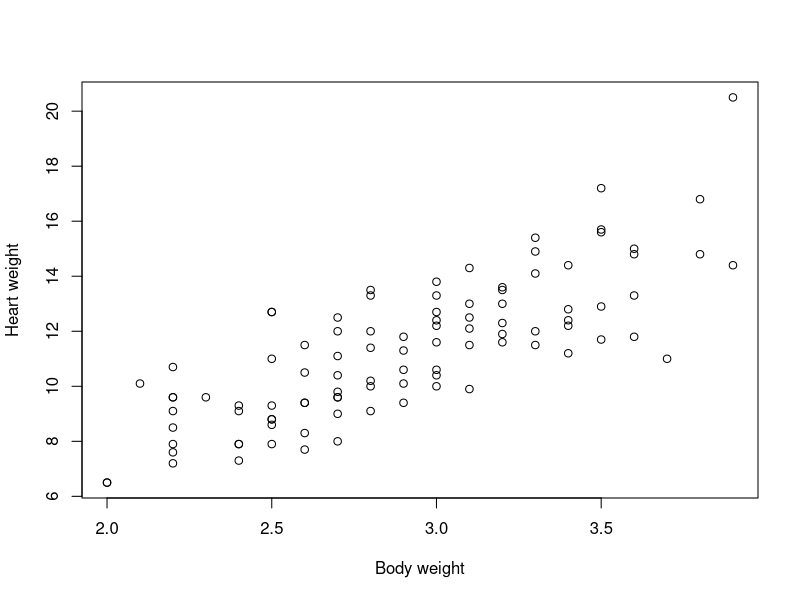
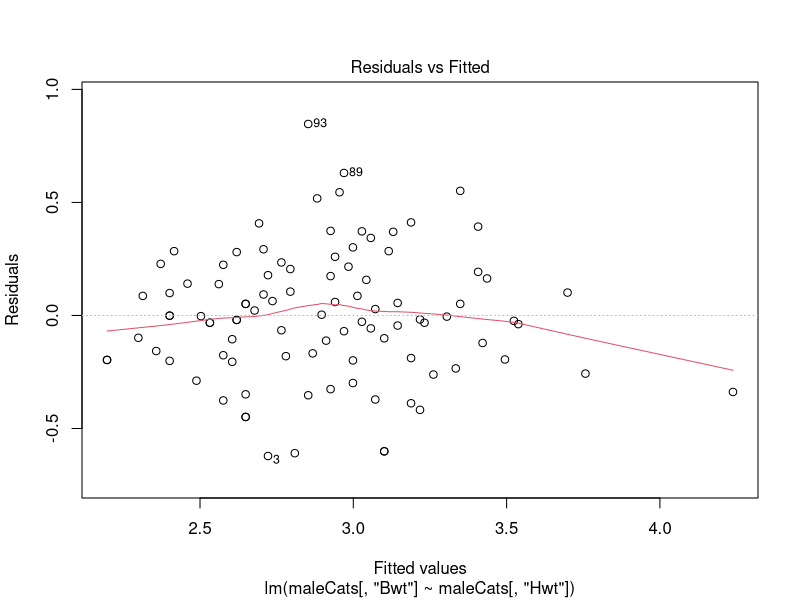
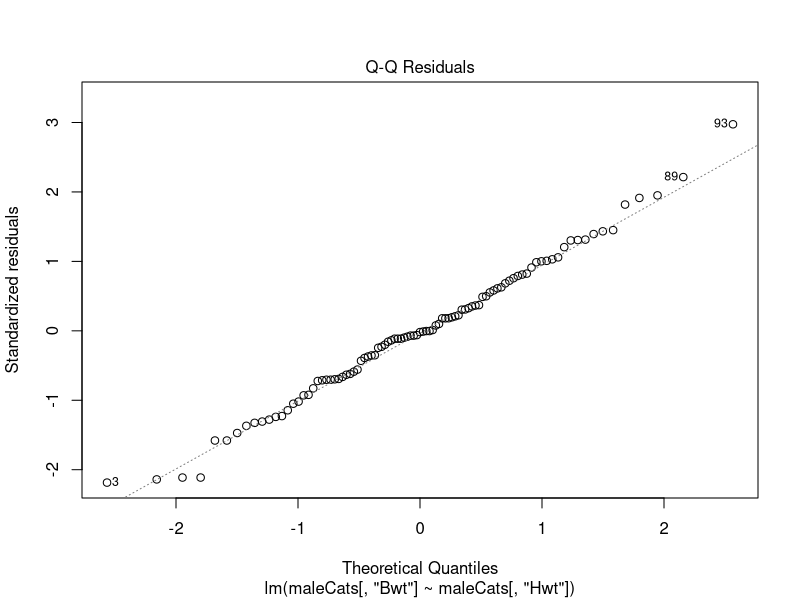
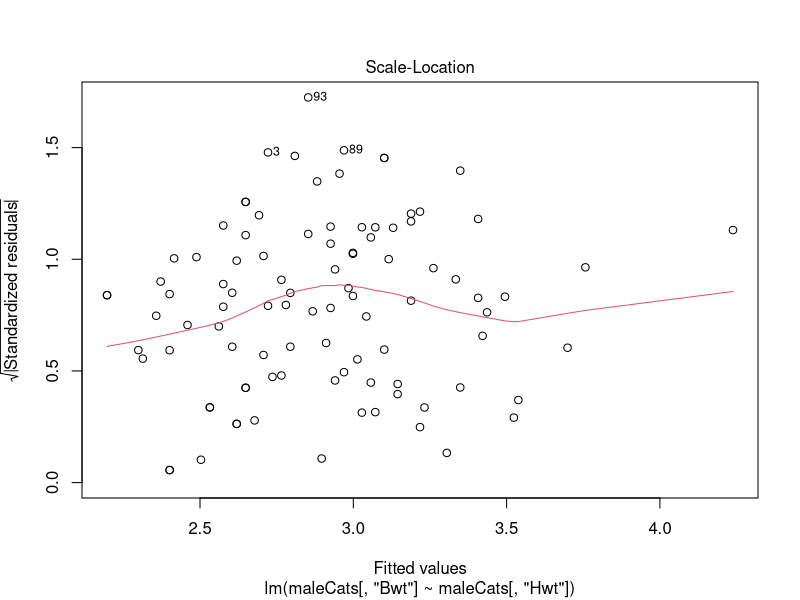
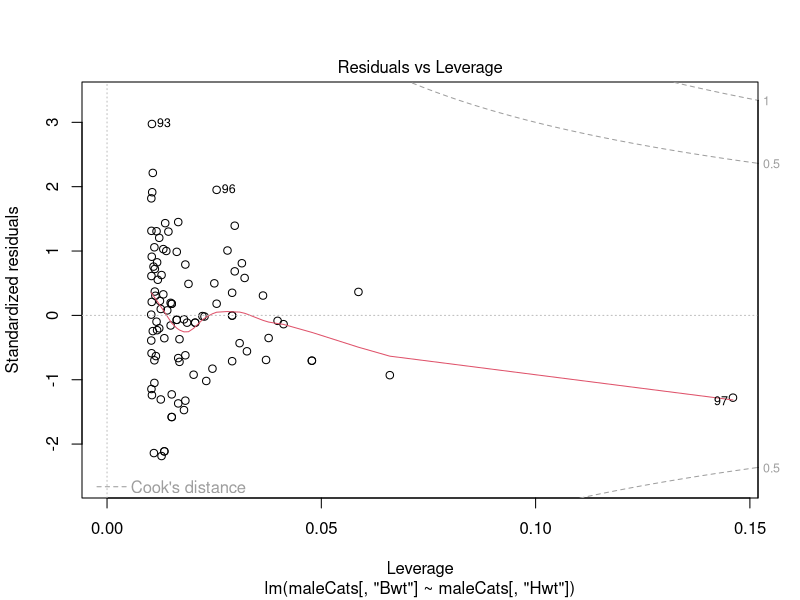
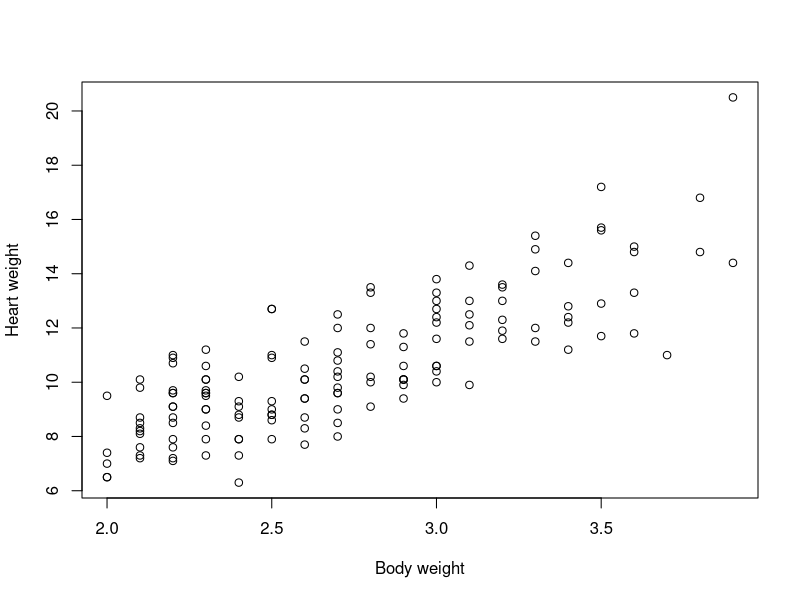

Here is the R script that generated these plots, in order:
library("MASS")

# Extracting male cats data separately
maleCats <- cats[cats[, "Sex"] == "M", ]
maleCats

# Scatter plot for the data.
plot(maleCats[, c("Bwt", "Hwt")], xlab = "Body weight", ylab = "Heart weight")

# Fit a linear regression model (Not sure)
plot(lm(maleCats[, "Bwt"]~maleCats[, "Hwt"], data = cats))

MC<-subset(cats,sex="M")
MC
plot(MC$Bwt,MC$Hwt, xlab = "Body weight", ylab = "Heart weight")
